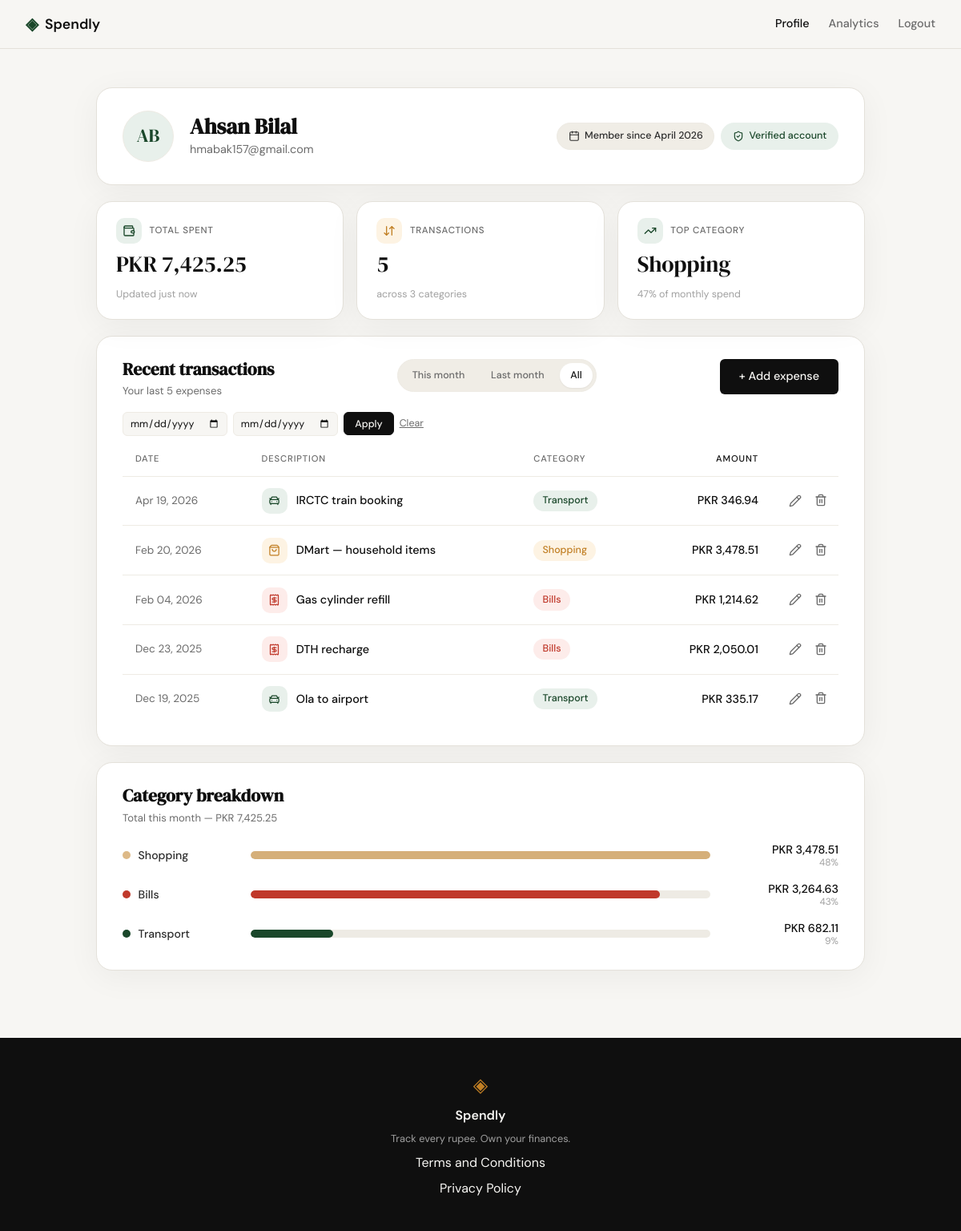
/profile?range=all (signed in), run on the app's committed database.
### tables this page shows
CREATE TABLE users (
            id INTEGER PRIMARY KEY AUTOINCREMENT,
            name TEXT NOT NULL,
            email TEXT UNIQUE NOT NULL,
            password_hash TEXT NOT NULL,
            created_at TEXT DEFAULT (datetime('now'))
        );

CREATE TABLE expenses (
            id INTEGER PRIMARY KEY AUTOINCREMENT,
            user_id INTEGER NOT NULL REFERENCES users(id),
            amount REAL NOT NULL,
            category TEXT NOT NULL,
            date TEXT NOT NULL,
            description TEXT,
            created_at TEXT DEFAULT (datetime('now'))
        );

### app.py (the view)
@app.route("/profile")
def profile():
    if not session.get("user_id"):
        return redirect(url_for("login"))
    user = queries.get_user_by_id(session["user_id"])
    if user is None:
        session.pop("user_id", None)
        return redirect(url_for("login"))
    raw_from = request.args.get("from", "")
    raw_to = request.args.get("to", "")
    has_from_key = "from" in request.args
    has_to_key = "to" in request.args
    if has_from_key and has_to_key and not raw_from and not raw_to:
        preserved_range = request.args.get("range")
        if preserved_range in queries.TX_RANGES:
            return redirect(url_for("profile", range=preserved_range))
        return redirect(url_for("profile"))
    filter_error = None
    date_from = None
    date_to = None
    parsed_from = None
    parsed_to = None
    if raw_from:
        try:
            parsed_from = datetime.strptime(raw_from, "%Y-%m-%d")
        except ValueError:
            filter_error = "Please enter dates as YYYY-MM-DD."
    if raw_to and filter_error is None:
        try:
            parsed_to = datetime.strptime(raw_to, "%Y-%m-%d")
        except ValueError:
            filter_error = "Please enter dates as YYYY-MM-DD."
    if filter_error is None and parsed_from and parsed_to and parsed_from > parsed_to:
        filter_error = "Start date must be on or before end date."
    if filter_error is None:
        date_from = raw_from if parsed_from else None
        date_to = raw_to if parsed_to else None
    tx_range = request.args.get("range", "this_month")
    if tx_range not in queries.TX_RANGES:
        tx_range = "this_month"
    if bool(date_from) or bool(date_to):
        assert "custom" not in queries.TX_RANGES, \
            "TX_RANGES must not contain 'custom' — it's reserved for the date filter sentinel"
        tx_range = "custom"
    user_id = session["user_id"]
    stats = queries.get_summary_stats(user_id)
    expenses = queries.get_recent_transactions(
        user_id,
        limit=10,
        period=tx_range,
        date_from=date_from,
        date_to=date_to,
    )
    breakdown = queries.get_category_breakdown(user_id)
    breakdown_max_pct = max((b["pct"] for b in breakdown), default=1)
    initials = "".join(part[0] for part in user["name"].split()[:2]).upper() or "?"
    return render_template(
        "profile.html",
        user=user,
        initials=initials,
        member_since=user["member_since"],
        stats=stats,
        expenses=expenses,
        breakdown=breakdown,
        breakdown_max_pct=breakdown_max_pct,
        tx_range=tx_range,
        date_from=date_from or "",
        date_to=date_to or "",
        filter_error=filter_error,
    )

### database/db.py (called while the page is built)
def get_db():
    conn = sqlite3.connect(DB_PATH)
    conn.row_factory = sqlite3.Row
    conn.execute("PRAGMA foreign_keys = ON")
    return conn

### database/queries.py (called while the page is built)
def get_user_by_id(user_id):
    conn = get_db()
    try:
        row = conn.execute(
            "SELECT id, name, email, created_at FROM users WHERE id = ?",
            (user_id,),
        ).fetchone()
    finally:
        conn.close()
    if row is None:
        return None
    member_since = "—"
    created_at = row["created_at"]
    if created_at:
        try:
            dt = datetime.strptime(created_at, "%Y-%m-%d %H:%M:%S")
            member_since = f"{dt:%B %Y}"
        except ValueError:
            member_since = "—"
    return {
        "id": row["id"],
        "name": row["name"],
        "email": row["email"],
        "member_since": member_since,
    }

def get_summary_stats(user_id):
    conn = get_db()
    try:
        totals = conn.execute(
            "SELECT COALESCE(SUM(amount), 0) AS total, COUNT(*) AS count "
            "FROM expenses WHERE user_id = ?",
            (user_id,),
        ).fetchone()
        top_row = conn.execute(
            "SELECT category, SUM(amount) AS cat_total FROM expenses "
            "WHERE user_id = ? GROUP BY category ORDER BY cat_total DESC LIMIT 1",
            (user_id,),
        ).fetchone()
    finally:
        conn.close()
    total_spent = float(totals["total"]) if totals is not None else 0.0
    transaction_count = int(totals["count"]) if totals is not None else 0
    top_category = top_row["category"] if top_row is not None else "—"
    return {
        "total_spent": total_spent,
        "transaction_count": transaction_count,
        "top_category": top_category,
    }

### templates/profile.html (shortened to what this page needs)
{% extends "base.html" %}
{% set bd_total = breakdown|sum(attribute='amount') %}
{% set cat_icon = {
    'Food': 'utensils',
    'Transport': 'car-front',
    'Bills': 'receipt',
    'Health': 'heart-pulse',
    'Entertainment': 'film',
    'Shopping': 'shopping-bag',
    'Other': 'tag'
} %}
{% block content %}
<section class="profile-section">
    <div class="profile-container">
        <article class="profile-hero">
            <div class="profile-hero-main">
                <div class="profile-hero-avatar">{{ initials }}</div>
                <div class="profile-hero-id">
                    <h1 class="profile-hero-name">{{ user.name }}</h1>
                    <p class="profile-hero-email">{{ user.email }}</p>
                </div>
            </div>
            <div class="profile-hero-meta">
                <span class="profile-hero-pill">
                    <i data-lucide="calendar"></i>
                    Member since {{ member_since }}
                </span>
                <span class="profile-hero-pill profile-hero-pill-success">
                    <i data-lucide="shield-check"></i>
                    Verified account
                </span>
            </div>
        </article>
        <div class="stats-grid">
            <div class="stat-card">
                <div class="stat-head">
                    <span class="stat-icon stat-icon-accent"><i data-lucide="wallet"></i></span>
                    <span class="stat-label">Total spent</span>
                </div>
                <span class="stat-value">PKR {{ "{:,.2f}".format(stats.total_spent) }}</span>
                <div class="stat-foot">
                    <span class="stat-foot-text">Updated just now</span>
                </div>
            </div>
            <div class="stat-card">
                <div class="stat-head">
                    <span class="stat-icon stat-icon-amber"><i data-lucide="arrow-down-up"></i></span>
                    <span class="stat-label">Transactions</span>
                </div>
                <span class="stat-value">{{ stats.transaction_count }}</span>
                <div class="stat-foot">
                    <span class="stat-foot-text">across {{ breakdown|length }} categor{{ 'y' if breakdown|length == 1 else 'ies' }}</span>
                </div>
            </div>
            <div class="stat-card">
                <div class="stat-head">
                    <span class="stat-icon stat-icon-accent"><i data-lucide="trending-up"></i></span>
                    <span class="stat-label">Top category</span>
                </div>
                <span class="stat-value">{{ stats.top_category }}</span>
                <div class="stat-foot">
                    {% if breakdown and bd_total > 0 %}
                        {% set top_amt = (breakdown|selectattr('name','equalto',stats.top_category)|map(attribute='amount')|first) or 0 %}
                        <span class="stat-foot-text">{{ ((top_amt / bd_total) * 100)|round(0)|int }}% of monthly spend</span>
                    {% else %}
                        <span class="stat-foot-text">No spend yet</span>
                    {% endif %}
                </div>
            </div>
        </div>
        <section class="profile-panel">
            <header class="panel-header">
                <div class="panel-title-wrap">
                    <h2 class="panel-title">Recent transactions</h2>
                    <p class="panel-sub">Your last {{ expenses|length }} expense{{ '' if expenses|length == 1 else 's' }}</p>
                </div>
                <div class="panel-tools">
                    <a class="filter-pill{% if tx_range == 'this_month' %} is-active{% endif %}"
                       href="{{ url_for('profile', range='this_month') }}">This month</a>
                    <a class="filter-pill{% if tx_range == 'last_month' %} is-active{% endif %}"
                       href="{{ url_for('profile', range='last_month') }}">Last month</a>
                    <a class="filter-pill{% if tx_range == 'all' %} is-active{% endif %}"
                       href="{{ url_for('profile', range='all') }}">All</a>
                </div>
                <a class="btn-primary" href="{{ url_for('add_expense') }}">+ Add expense</a>
                <form method="get" action="{{ url_for('profile') }}" class="filter-form">
                    <input type="date" class="filter-date" name="from" value="{{ date_from }}" aria-label="From">
                    <input type="date" class="filter-date" name="to" value="{{ date_to }}" aria-label="To">
                    <button type="submit" class="filter-apply">Apply</button>
                    <a class="filter-clear" href="{{ url_for('profile') }}">Clear</a>
                </form>
            </header>
            {% if expenses %}
            <div class="tx-table-wrap">
                <table class="tx-table">
                    <thead>
                        <tr>
                            <th>Date</th>
                            <th>Description</th>
                            <th>Category</th>
                            <th class="tx-amount">Amount</th>
                            <th class="tx-actions"><span class="sr-only">Actions</span></th>
                        </tr>
                    </thead>
                    <tbody>
                        {% for e in expenses %}
                        <tr>
                            <td class="tx-date">{{ e.date }}</td>
                            <td>
                                <div class="tx-desc">
                                    <span class="tx-desc-icon cat-{{ e.category|lower }}">
                                        <i data-lucide="{{ cat_icon.get(e.category, 'tag') }}"></i>
                                    </span>
                                    <span class="tx-desc-text">{{ e.description }}</span>
                                </div>
                            </td>
                            <td><span class="tx-pill cat-{{ e.category|lower }}">{{ e.category }}</span></td>
                            <td class="tx-amount">PKR {{ "{:,.2f}".format(e.amount) }}</td>
                            <td class="tx-actions">
                                <div class="tx-action-group">
                                    <a class="tx-edit" href="{{ url_for('edit_expense', id=e.id) }}" aria-label="Edit expense">
                                        <i data-lucide="pencil"></i>
                                    </a>
                                    <form method="POST" action="{{ url_for('delete_expense', id=e.id) }}"
                                          onsubmit="return confirm('Delete this expense?');">
                                        <button type="submit" class="tx-delete" aria-label="Delete expense">
                                            <i data-lucide="trash-2"></i>
                                        </button>
                                    </form>
                                </div>
                            </td>
                        </tr>
                        {% endfor %}
                    </tbody>
                </table>
            </div>
            {% else %}
            <div class="tx-empty">
                <p>You haven't logged any expenses yet.</p>
                <a class="btn-primary" href="{{ url_for('add_expense') }}">Add your first expense</a>
            </div>
            {% endif %}
        </section>
        <section class="profile-panel">
            <header class="panel-header">
                <div class="panel-title-wrap">
                    <h2 class="panel-title">Category breakdown</h2>
                    <p class="panel-sub">Total this month — PKR {{ "{:,.2f}".format(bd_total) }}</p>
                </div>
            </header>
            {% if breakdown %}
            <div class="bd-list">
                {% for b in breakdown %}
                <div class="bd-row">
                    <div class="bd-cat">
                        <span class="bd-cat-dot bar-{{ b.name|lower }}"></span>
                        <span class="bd-cat-name">{{ b.name }}</span>
                    </div>
                    <div class="bd-track">
                        <div class="bd-fill bar-{{ b.name|lower }}"
                             style="width: {{ ((b.pct / breakdown_max_pct) * 100)|round(0, 'floor') }}%;"></div>
                    </div>
                    <div class="bd-meta">
                        <span class="bd-amount">PKR {{ "{:,.2f}".format(b.amount) }}</span>
                        <span class="bd-pct">{{ b.pct }}%</span>
                    </div>
                </div>
                {% endfor %}
            </div>
            {% else %}
            <p class="bd-empty">Log some expenses to see your category breakdown.</p>
            {% endif %}
        </section>
    </div>
</section>
{% endblock %}

### data on the page
users: name "Ahsan Bilal", email "hmabak157@gmail.com"
expenses: top_category "Shopping", date "Feb 20, 2026", description "DMart — household items", category "Shopping", amount "3,478.51", name "Shopping", {{ ((b.pct / breakdown_max_pct) * 100)|round(0, 'floor') }} 100.0 (drawn), pct "48"
expenses: date "Apr 19, 2026", description "IRCTC train booking", category "Transport", amount "346.94"
expenses: date "Feb 04, 2026", description "Gas cylinder refill", category "Bills", amount "1,214.62"
expenses: date "Dec 23, 2025", description "DTH recharge", category "Bills", amount "2,050.01"
expenses: date "Dec 19, 2025", description "Ola to airport", category "Transport", amount "335.17"

### other printed values
{{ initials }} "AB"
{{ member_since }} "April 2026"
{{ "{:,.2f}".format(stats.total_spent) }} "7,425.25"
{{ stats.transaction_count }} "5"
{{ breakdown|length }} "3"
{{ 'y' if breakdown|length == 1 else 'ies' }} "ies"
{{ ((top_amt / bd_total) * 100)|round(0)|int }} "47"
{{ expenses|length }} "5"
{{ '' if expenses|length == 1 else 's' }} "s"
{{ "{:,.2f}".format(bd_total) }} "7,425.25"
{{ b.name }} "Bills" "Transport"
{{ "{:,.2f}".format(b.amount) }} "3,264.63" "682.11"
{{ b.pct }} "43" "9"
